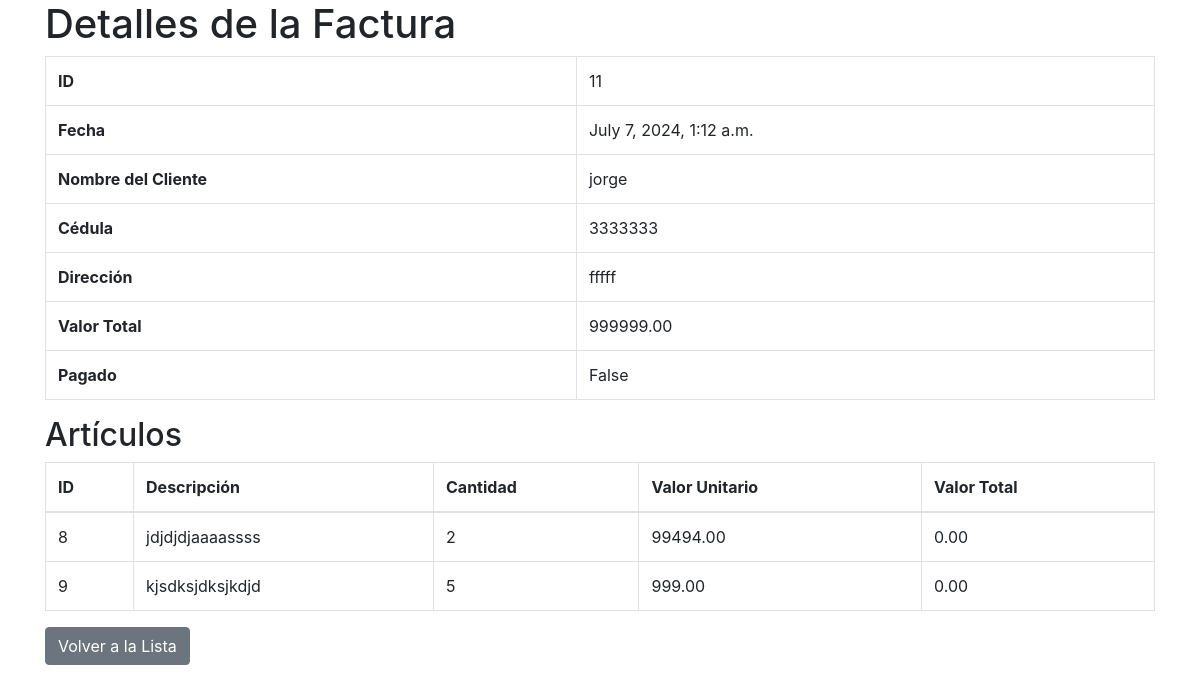
Page /factura/11/ on the committed database.
### facturacion/models.py (models this page shows, shortened)
class Factura(models.Model):
    nombre_cliente = models.CharField(max_length=100)
    cedula = models.CharField(max_length=20)
    direccion = models.CharField(max_length=30)
    fecha = models.DateTimeField(auto_now_add=True)
    valor_total = models.DecimalField(max_digits=10, decimal_places=2, default=0)
    pagado = models.BooleanField(default=False)

class Articulo(models.Model):
    factura = models.ForeignKey(Factura, related_name='articulos', on_delete=models.CASCADE)
    descripcion = models.CharField(max_length=200)
    cantidad = models.IntegerField()
    valor = models.DecimalField(max_digits=10, decimal_places=2)
    valor_total = models.DecimalField(max_digits=10, decimal_places=2, default=0)

### facturacion/views.py (the view)
# urls.py: path('factura/<int:id>/',ver_factura, name='ver_factura'),
def ver_factura(request, id):
    factura = get_object_or_404(Factura, id=id)
    articulos = Articulo.objects.filter(factura=factura)
    return render(request, 'facturacion/ver_factura.html', {'factura': factura, 'articulos': articulos})

### facturacion/templates/facturacion/ver_factura.html (shortened to what this page needs)
<!DOCTYPE html>
<html>
<head>
    <link href="https://stackpath.bootstrapcdn.com/bootstrap/4.3.1/css/bootstrap.min.css" rel="stylesheet">
</head>
<body>
    <div class="container">
        <h1>Detalles de la Factura</h1>
        <table class="table table-bordered">
            <tr>
                <th>ID</th>
                <td>{{ factura.id }}</td>
            </tr>
            <tr>
                <th>Fecha</th>
                <td>{{ factura.fecha }}</td>
            </tr>
            <tr>
                <th>Nombre del Cliente</th>
                <td>{{ factura.nombre_cliente }}</td>
            </tr>
            <tr>
                <th>Cédula</th>
                <td>{{ factura.cedula }}</td>
            </tr>
            <tr>
                <th>Dirección</th>
                <td>{{ factura.direccion }}</td>
            </tr>
            <tr>
                <th>Valor Total</th>
                <td>{{ factura.valor_total }}</td>
            </tr>
            <tr>
                <th>Pagado</th>
                <td>{{ factura.pagado }}</td>
            </tr>
        </table>
        <h2>Artículos</h2>
        <table class="table table-bordered">
            <thead>
                <tr>
                    <th>ID</th>
                    <th>Descripción</th>
                    <th>Cantidad</th>
                    <th>Valor Unitario</th>
                    <th>Valor Total</th>
                </tr>
            </thead>
            <tbody>
                {% for articulo in articulos %}
                    <tr>
                        <td>{{ articulo.id }}</td>
                        <td>{{ articulo.descripcion }}</td>
                        <td>{{ articulo.cantidad }}</td>
                        <td>{{ articulo.valor }}</td>
                        <td>{{ articulo.valor_total }}</td>
                    </tr>
                {% endfor %}
            </tbody>
        </table>
        <a href="{% url 'lista_facturas' %}" class="btn btn-secondary">Volver a la Lista</a>
    </div>
</body>
</html>

### rows in the picture
Factura: id "11", fecha "July 7, 2024, 1:12 a.m.", nombre_cliente "jorge", cedula "3333333", direccion "fffff", valor_total "999999.00", pagado "False"
Articulo: id "8", descripcion "jdjdjdjaaaassss", cantidad "2", valor "99494.00", valor_total "0.00"
Articulo: id "9", descripcion "kjsdksjdksjkdjd", cantidad "5", valor "999.00", valor_total "0.00"
